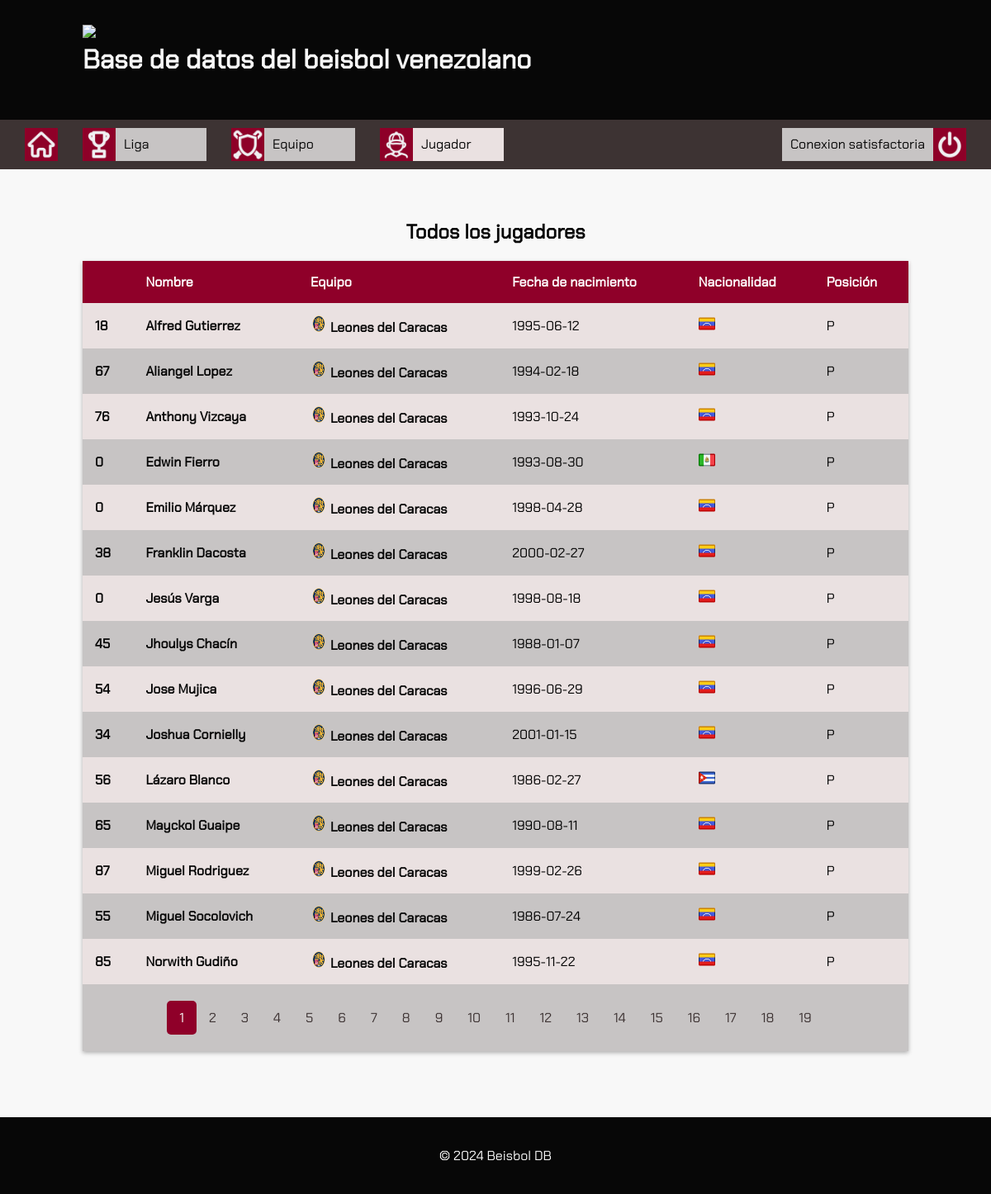
The app's page /jugadores.php with its own data.
### tables this page shows
CREATE TABLE `t_jugadores` (
  `id_jugador` int(11) NOT NULL,
  `nombre_jugador` varchar(50) NOT NULL,
  `id_equipo` int(11) NOT NULL,
  `numero` int(2) DEFAULT NULL,
  `fecha_nacimiento_jugador` date NOT NULL,
  `lugar_nacimiento_jugador` varchar(50) DEFAULT NULL,
  `nacionalidad_jugador` varchar(50) NOT NULL,
  `posicion` varchar(50) NOT NULL,
  `altura` double DEFAULT NULL,
  `peso` double DEFAULT NULL,
  `brazo_bateo` varchar(4) DEFAULT NULL,
  `brazo_lanzamiento` varchar(4) DEFAULT NULL
);

CREATE TABLE `t_equipos` (
  `id_equipo` int(11) NOT NULL,
  `nombre_equipo` varchar(50) NOT NULL,
  `id_liga` int(11) NOT NULL,
  `ciudad` varchar(50) NOT NULL,
  `estadio` varchar(50) NOT NULL,
  `id_manager` int(11) NOT NULL,
  `ruta_img_equipo` varchar(50) NOT NULL,
  `fundacion_equipo` int(11) DEFAULT NULL
);

### jugadores.php (the view, shortened to what this page needs)
<!DOCTYPE html>
<html lang="es">
<head>
    <link rel="stylesheet" href="style.css">
</head>
<body>
    <header>
        <div class="container">
            <img src="img/logo.png" class="logo">
            <h1> Base de datos del beisbol venezolano</h1>
        </div>
    </header>
    <?php
    include "nav_jugador.php";
    ?>
    <?php
    $sql = "SELECT j.*, e.nombre_equipo, e.ruta_img_equipo
                FROM t_jugadores j
                INNER JOIN t_equipos e ON j.id_equipo = e.id_equipo";
    $sql_total = "SELECT COUNT(*) AS total FROM t_jugadores";
    $resultado_total = mysqli_query($cone, $sql_total);
    $row_total = mysqli_fetch_assoc($resultado_total);
    $total_registros = $row_total['total'];
    $registros_por_pagina = 15;
    $total_paginas = ceil($total_registros / $registros_por_pagina);
    $pagina_actual = isset($_GET['pagina']) ? $_GET['pagina'] : 1;
    $inicio = ($pagina_actual - 1) * $registros_por_pagina;
    $sql .= " LIMIT $inicio, $registros_por_pagina";
    $resultado = mysqli_query($cone, $sql);
    ?>
    <main>
        <div class="container">
            <h2>Todos los jugadores</h2>
            <section class="tabla-container">
                <table>
                    <thead>
                        <tr>
                            <th></th>
                            <th>Nombre</th>
                            <th>Equipo</th>
                            <th>Fecha de nacimiento</th>
                            <th>Nacionalidad</th>
                            <th>Posición</th>
                        </tr>
                    </thead>
                    <tbody>
                        <?php while ($row = mysqli_fetch_assoc($resultado)) { ?>
                            <tr>
                                <td>
                                    <a href="jugador.php?id=<?php echo $row["id_jugador"]; ?>">
                                        <b><?php echo $row["numero"]; ?></b>
                                    </a>
                                </td>
                                <td>
                                    <a href="jugador.php?id=<?php echo $row["id_jugador"]; ?>">
                                        <b><?php echo $row["nombre_jugador"]; ?></b>
                                    </a>
                                </td>
                                <td>
                                    <a href="equipo.php?id=<?php echo $row["id_equipo"]; ?>">
                                        <img src="<?php echo $row["ruta_img_equipo"]; ?>" width="20" height="20">
                                        <b><?php echo $row["nombre_equipo"]; ?></b>
                                    </a>
                                </td>
                                <td>
                                    <?php echo $row["fecha_nacimiento_jugador"]; ?>
                                </td>
                                <td>
                                    <img src="img/banderas/<?php echo strtolower($row['nacionalidad_jugador']) . '.png'; ?>" height="20" alt="<?php echo $row_jugadores['nacionalidad_jugador']; ?>">
                                </td>
                                <td>
                                    <?php echo $row["posicion"]; ?>
                                </td>
                            </tr>
                        <?php } ?>
                    </tbody>
                </table>
                <div class='paginacion'>
                    <?php
                    for ($i = 1; $i <= $total_paginas; $i++) {
                        echo "<a href='?pagina=$i'";
                        if ($i == $pagina_actual) {
                            echo " class='activo'";
                        }
                        echo ">$i  </a>";
                    }
                    ?>
                </div>
            </section>
        </div>
        <div class="contenedor">
        </div>
    </main>
    <footer>
        <div class="container">
            <p>&copy; 2024 Beisbol DB</p>
        </div>
    </footer>
</body>
</html>

### style.css (style rules this page uses)
body { font-family: 'Chakra Petch'; margin: 0; padding: 0; background-color: #f8f8f8; position: relative; min-height: 100vh; }
.container { max-width: 1000px; margin: 0 auto; padding: 20px; }
header { background-color: #070707; color: #f8f8f8; padding: 10px 0; }
.logo { width: 300px; height: auto; float: left; }
a { text-decoration: none; color: #070707; }
.contenedor { width: 100%; height: 40px; display: flex; align-items: center; }
main { padding: 20px 0; background-color: #f8f8f8; }
h2 { text-align: center; margin-bottom: 20px; color: #070707; }
.tabla-container table { border-collapse: collapse; width: 100%; }
.tabla-container th, .tabla-container td { padding: 15px; text-align: left; }
.tabla-container th { background-color: #8f0029; color: white; }
.tabla-container tbody tr:nth-child(even) { background-color: #C7C4C4; }
.tabla-container tbody tr:nth-child(odd) { background-color: #eae1e1; }
.tabla-container { border-collapse: collapse; width: 100%; box-shadow: 0px 2px 5px rgba(0, 0, 0, 0.3); }
.paginacion { display: flex; justify-content: center; align-items: center; list-style: none; padding: 20px; background-color: #C7C4C4; }
.paginacion a { color: #3D3333; text-decoration: none; padding: 10px 15px; border-radius: 5px; transition: background-color 0.5s ease; }
.paginacion a.activo { background-color: #8f0029; color: #f8f8f8; }
footer { background-color: #070707; color: #f8f8f8; text-align: center; bottom: 0; width: 100%; }

### records on screen
t_jugadores: numero "18", nombre_jugador "Alfred Gutierrez", id_equipo.ruta_img_equipo (picture), id_equipo.nombre_equipo "Leones del Caracas", fecha_nacimiento_jugador "1995-06-12", nacionalidad_jugador (picture), posicion "P"
t_jugadores: numero "67", nombre_jugador "Aliangel Lopez", id_equipo.ruta_img_equipo (picture), id_equipo.nombre_equipo "Leones del Caracas", fecha_nacimiento_jugador "1994-02-18", posicion "P"
t_jugadores: numero "76", nombre_jugador "Anthony Vizcaya", id_equipo.ruta_img_equipo (picture), id_equipo.nombre_equipo "Leones del Caracas", fecha_nacimiento_jugador "1993-10-24", posicion "P"
t_jugadores: numero "0", nombre_jugador "Edwin Fierro", id_equipo.ruta_img_equipo (picture), id_equipo.nombre_equipo "Leones del Caracas", fecha_nacimiento_jugador "1993-08-30", shows a picture, posicion "P"
t_jugadores: numero "0", nombre_jugador "Emilio Márquez", id_equipo.ruta_img_equipo (picture), id_equipo.nombre_equipo "Leones del Caracas", fecha_nacimiento_jugador "1998-04-28", posicion "P"
t_jugadores: numero "38", nombre_jugador "Franklin Dacosta", id_equipo.ruta_img_equipo (picture), id_equipo.nombre_equipo "Leones del Caracas", fecha_nacimiento_jugador "2000-02-27", posicion "P"
t_jugadores: numero "0", nombre_jugador "Jesús Varga", id_equipo.ruta_img_equipo (picture), id_equipo.nombre_equipo "Leones del Caracas", fecha_nacimiento_jugador "1998-08-18", posicion "P"
t_jugadores: numero "45", nombre_jugador "Jhoulys Chacín", id_equipo.ruta_img_equipo (picture), id_equipo.nombre_equipo "Leones del Caracas", fecha_nacimiento_jugador "1988-01-07", posicion "P"
t_jugadores: numero "54", nombre_jugador "Jose Mujica", id_equipo.ruta_img_equipo (picture), id_equipo.nombre_equipo "Leones del Caracas", fecha_nacimiento_jugador "1996-06-29", posicion "P"
t_jugadores: numero "34", nombre_jugador "Joshua Cornielly", id_equipo.ruta_img_equipo (picture), id_equipo.nombre_equipo "Leones del Caracas", fecha_nacimiento_jugador "2001-01-15", posicion "P"
t_jugadores: numero "56", nombre_jugador "Lázaro Blanco", id_equipo.ruta_img_equipo (picture), id_equipo.nombre_equipo "Leones del Caracas", fecha_nacimiento_jugador "1986-02-27", shows a picture, posicion "P"
t_jugadores: numero "65", nombre_jugador "Mayckol Guaipe", id_equipo.ruta_img_equipo (picture), id_equipo.nombre_equipo "Leones del Caracas", fecha_nacimiento_jugador "1990-08-11", posicion "P"
t_jugadores: numero "87", nombre_jugador "Miguel Rodriguez", id_equipo.ruta_img_equipo (picture), id_equipo.nombre_equipo "Leones del Caracas", fecha_nacimiento_jugador "1999-02-26", posicion "P"
t_jugadores: numero "55", nombre_jugador "Miguel Socolovich", id_equipo.ruta_img_equipo (picture), id_equipo.nombre_equipo "Leones del Caracas", fecha_nacimiento_jugador "1986-07-24", posicion "P"
t_jugadores: numero "85", nombre_jugador "Norwith Gudiño", id_equipo.ruta_img_equipo (picture), id_equipo.nombre_equipo "Leones del Caracas", fecha_nacimiento_jugador "1995-11-22", posicion "P"
